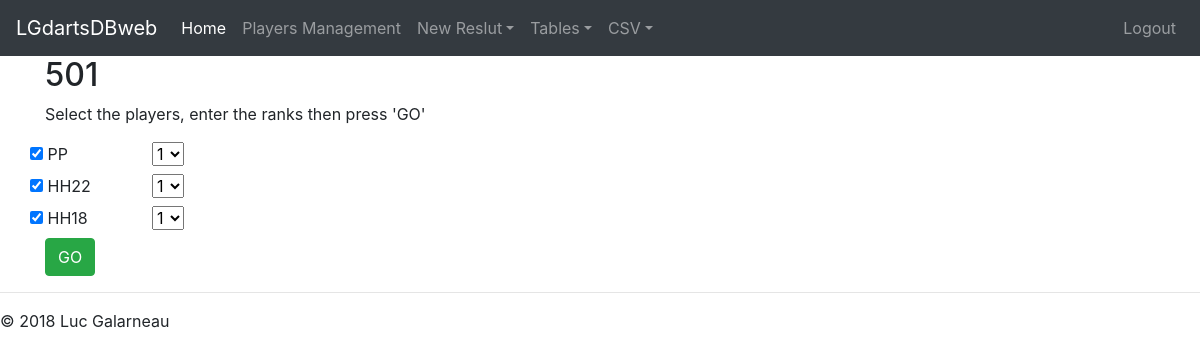
/score/501/ (signed in), run on the app's committed database.
### PlayersManagement/models.py (models this page shows, shortened)
class Player(models.Model):
    name        = models.CharField(max_length=10, unique=True)
    description = models.TextField(blank=True)
    picture     = models.ImageField( upload_to = upload_location,
                              null=True,
                              blank=True)
    timestamp   = models.DateTimeField(auto_now_add=True, auto_now=False)
    updated     = models.DateTimeField(auto_now_add=False, auto_now=True)
    active      = models.BooleanField(default=True)

### gamescoring/views.py (the view)
# urls.py: path('<category>/', login_required(views.EnterScore), name = "EnterScore" ),
def EnterScore(request,category=None):
    if category in ['BB','501']:
        players = Player.objects.filter(active=True)
        context = {'players': players,
                   'gamecategory':category}
        return render(request, 'gamescoring/EnterScore.html', context)
    else:
        messages.warning(request, "Nothing to do")
        return HttpResponseRedirect('/')

### gamescoring/templates/gamescoring/EnterScore.html (shortened to what this page needs)
{% extends 'base.html' %}
{% load static %}
{% block content %}
    <h2>{{ gamecategory }}</h2>
    <p>Select the players, enter the ranks then press 'GO'</p>
    {% if players %}
    <form action="{% url 'gamescoring:ScoreConfirm' %}" method="post">
    <div class="row">
        <div>
            {% for player in players %}
                <input type="checkbox" name="selectp" id="selectp-{{ player.id }}" value="{{ player.id }}" onclick="disableSelect(this.id)" checked/>
                <label for="{{ player.id }}" style="width: 100px">{{ player.name }}</label>
                {% if gamecategory == '501' %}
                    <select  name="pscore" id="pscore-{{ player.id }}"></select>
                {% elif gamecategory == 'BB' %}
                    <input  type="number" min="0" max="198" required value="0" name='pscore' id="pscore-{{ player.id }}" >
                {% endif %}
                <br>
            {% endfor %}
        </div>
    </div>
    <input type="submit" class="btn btn-success" value="GO"/>
    </form>
    {% else %}
        <p>No active player(s) in the database. Please add some.</p>
    {% endif %}
{% endblock %}

### data on the page
Player: name "PP", pscore "1"
Player: name "HH22", pscore "1"
Player: name "HH18", pscore "1"

### other printed values
{{ gamecategory }} "501"
